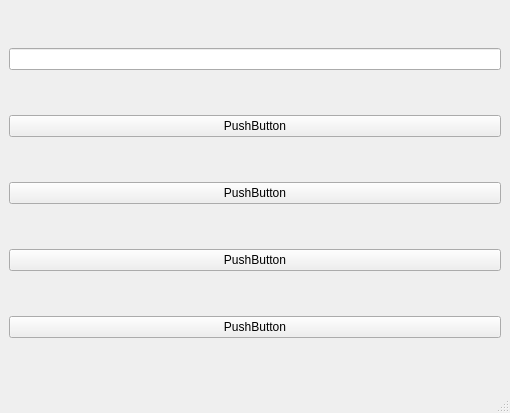
<?xml version="1.0" encoding="UTF-8"?>
<ui version="4.0">
 <class>Phonebook</class>
 <widget class="QMainWindow" name="Phonebook">
  <property name="geometry">
   <rect>
    <x>0</x>
    <y>0</y>
    <width>510</width>
    <height>413</height>
   </rect>
  </property>
  <property name="windowTitle">
   <string>Phonebook</string>
  </property>
  <widget class="QWidget" name="centralwidget">
   <layout class="QVBoxLayout" name="verticalLayout">
    <item>
     <widget class="QLineEdit" name="lineEdit"/>
    </item>
    <item>
     <widget class="QPushButton" name="pushButton_2">
      <property name="text">
       <string>PushButton</string>
      </property>
     </widget>
    </item>
    <item>
     <widget class="QPushButton" name="pushButton_3">
      <property name="text">
       <string>PushButton</string>
      </property>
     </widget>
    </item>
    <item>
     <widget class="QPushButton" name="pushButton">
      <property name="text">
       <string>PushButton</string>
      </property>
     </widget>
    </item>
    <item>
     <widget class="QPushButton" name="pushButton_4">
      <property name="text">
       <string>PushButton</string>
      </property>
     </widget>
    </item>
   </layout>
  </widget>
  <widget class="QMenuBar" name="menubar">
   <property name="geometry">
    <rect>
     <x>0</x>
     <y>0</y>
     <width>510</width>
     <height>22</height>
    </rect>
   </property>
  </widget>
  <widget class="QStatusBar" name="statusbar"/>
 </widget>
 <resources/>
 <connections/>
</ui>
